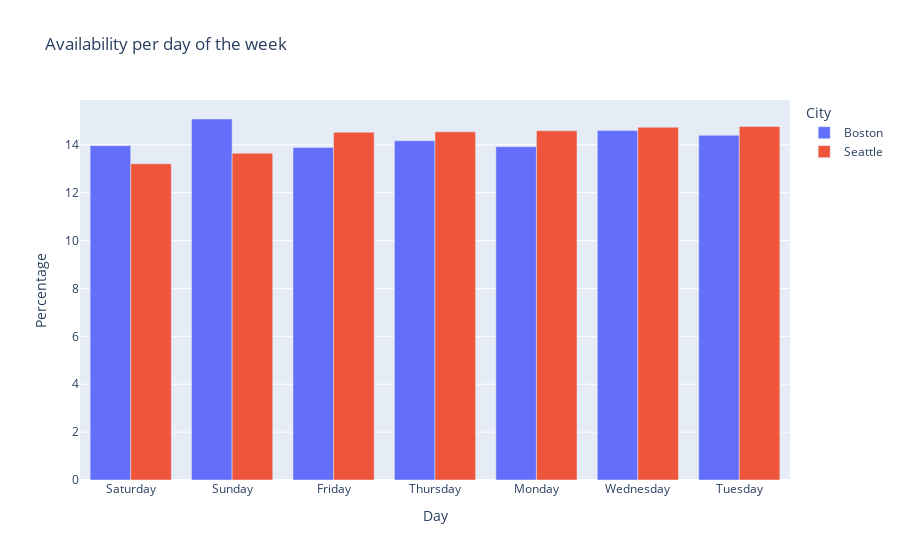

This figure's notebook cell:
### Code cell
active_seatle_percentage = active_seattle_aval_day/active_seattle_aval_day.sum()*100
active_boston_percentage = active_boston_aval_day/active_boston_aval_day.sum()*100
perc_aval = pd.concat([active_seatle_percentage, active_boston_percentage], axis=1)
perc_aval.columns = ['Seattle', 'Boston']
fig = go.Figure(data=[
    go.Bar(name='Boston', x=perc_aval.index, y=perc_aval.Boston.to_list()),
    go.Bar(name='Seattle', x=perc_aval.index, y=perc_aval.Seattle.to_list()),
])
# Change the bar mode
fig.update_layout(barmode='group')
fig.update_layout(title="Availability per day of the week", xaxis_title="Day", yaxis_title="Percentage", legend_title="City")
fig.show()

### Figure 1 — Plotly figure (JSON) as saved in the notebook; plotly's stock layout.template omitted (floating-point values rounded to 4 significant figures)
{"data": [{"name": "Boston", "type": "bar", "x": ["Saturday", "Sunday", "Friday", "Thursday", "Monday", "Wednesday", "Tuesday"], "y": [13.96, 15.08, 13.89, 14.17, 13.92, 14.59, 14.39]}, {"name": "Seattle", "type": "bar", "x": ["Saturday", "Sunday", "Friday", "Thursday", "Monday", "Wednesday", "Tuesday"], "y": [13.21, 13.65, 14.52, 14.54, 14.58, 14.73, 14.77]}], "layout": {"barmode": "group", "legend": {"title": {"text": "City"}}, "title": {"text": "Availability per day of the week"}, "xaxis": {"title": {"text": "Day"}}, "yaxis": {"title": {"text": "Percentage"}}}}
